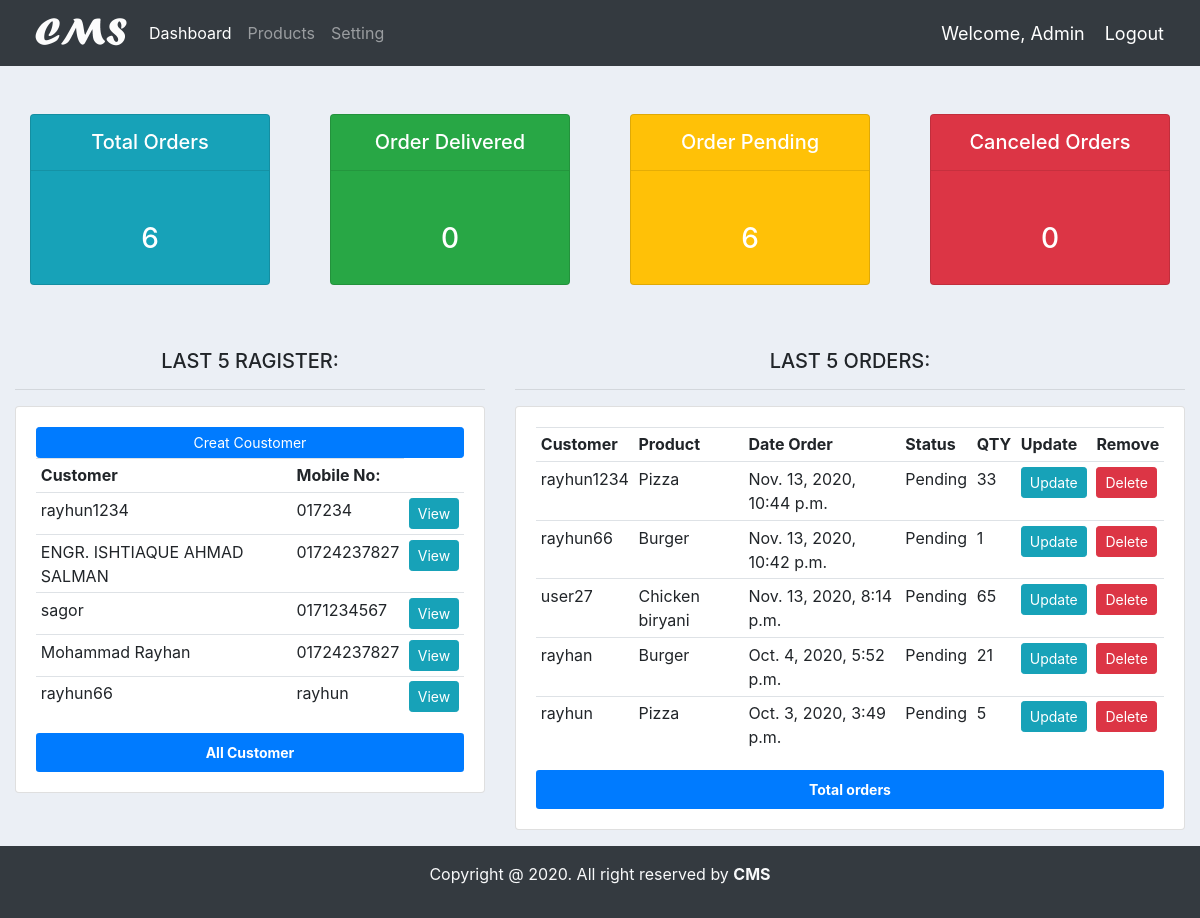
Page / (signed in) on the earlier database version.
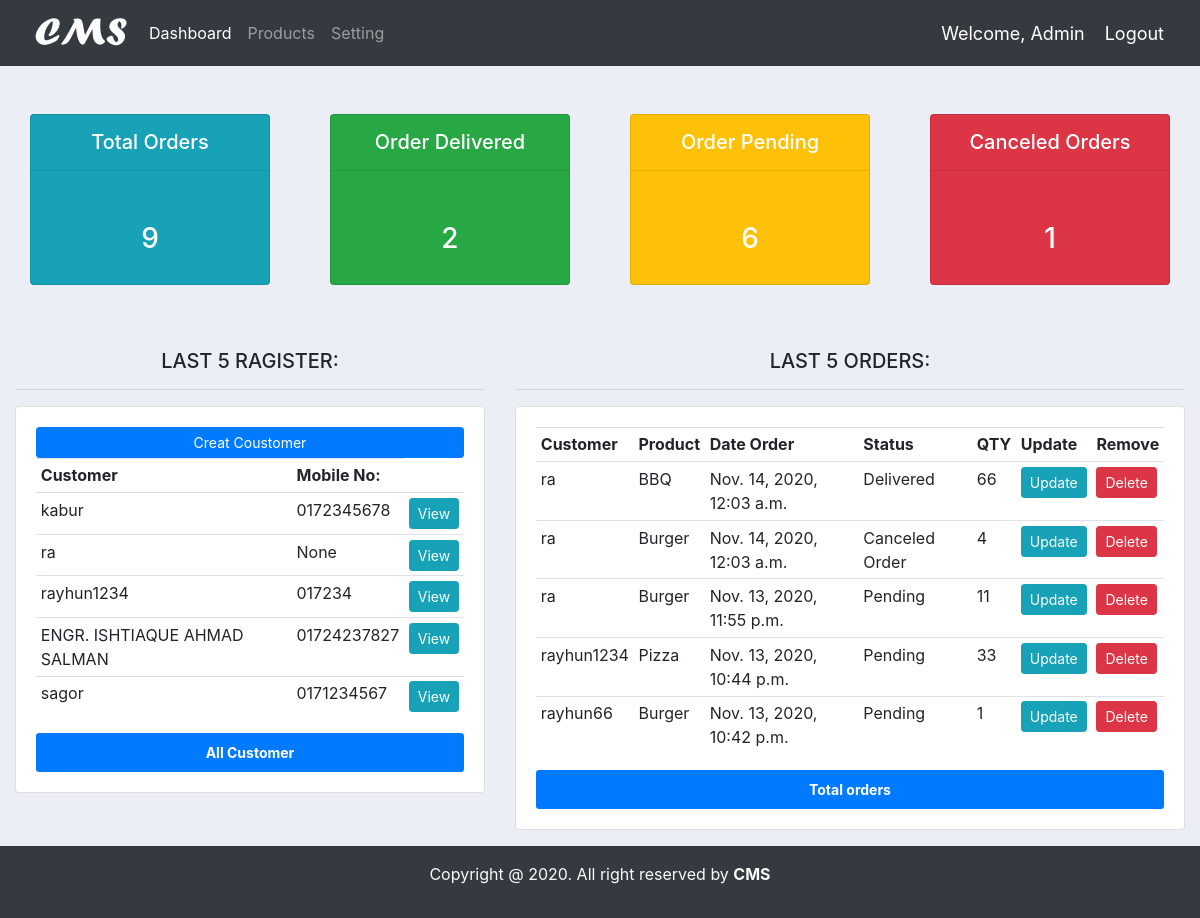
Same page on the later database version.
### accounts/models.py (models this page shows, shortened)
class Customer(models.Model):
    user = models.OneToOneField(User, null=True, blank=True, on_delete=models.CASCADE)
    name = models.CharField(max_length=200, null=True)
    phone = models.CharField(max_length=200, null=True)
    email = models.CharField(max_length=200, null=True)
    profile_pic = models.ImageField(default="demo.jpg", null=True, blank=True)
    date_created = models.DateTimeField(auto_now_add=True, null=True)
    def __str__(self):
        return str(self.name)

class Order(models.Model):
    STATUS = (
        ('Pending','Pending'),
        ('Canceled Order','Canceled Order'),
        ('Delivered','Delivered')
        )
    customer = models.ForeignKey(Customer, null=True, on_delete=models.SET_NULL)
    Product = models.ForeignKey(Product, null=True, on_delete=models.SET_NULL)
    date_created = models.DateTimeField(auto_now_add=True, null=True)
    statur = models.CharField(max_length=200, null=True, choices=STATUS)
    note = models.CharField(max_length=200, null=True)
    order_content = models.DecimalField(max_digits= 10000, null=True, decimal_places=0)

class Product(models.Model):
    CATAGORY = (
        ('Indoor','Indoor'),
        ('Out Door','Out Door'),
    )
    name = models.CharField(max_length=200, null=True)
    price = models.FloatField(null=True)
    catagory = models.CharField(max_length=200, null=True, choices=CATAGORY)
    descriprion = models.CharField(max_length=500 ,null=True, blank=True)
    data_created = models.DateTimeField(auto_now_add=True)
    tags = models.ManyToManyField(Tag)
    def __str__(self):
        return str(self.name)

### accounts/decorators.py (the view)
    def wrapper_func(request, *args, **kwargs):
        group = None
        if request.user.groups.exists():
            group = request.user.groups.all()[0].name
        if group == 'customer':
            return redirect('user_profile')
        elif group == 'admin':
            return view_func(request, *args, **kwargs)
        else:
            context = {}
            return render(request, 'accounts/customer_not_auth.html', context)

### accounts/views.py (called while the page is built)
@login_required(login_url='login')
@admin_only
def home(request):
    orders = Order.objects.all()
    last_five = orders.order_by('-date_created')[0:5]
    customers = Customer.objects.all()
    last_five_customer = customers.order_by('-date_created')[:5]
    total_orders = orders.count()
    order_delivered = orders.filter(statur='Delivered').count()
    order_pending = orders.filter(statur='Pending').count()
    order_cancels = orders.filter(statur='Canceled Order').count()
    context = {
        'last_five':last_five,
        'last_five_customer':last_five_customer,
        'total_orders':total_orders,
        'order_delivered':order_delivered,
        'order_pending':order_pending,
        'order_cancels':order_cancels
    }
    return render(request, 'accounts/dashbord.html',context)

### accounts/templates/accounts/dashbord.html
{% extends 'accounts/main.html' %}
{% block content %}
<div class="container-fluid">
    {% include 'accounts/status.html' %}
    <div class="row">
        <div class="col-md-5">
            <h5 class="text-center">LAST 5 RAGISTER:</h5>
            <hr>
            <div class="card card-body">
                <a class="btn btn-primary btn-sm btn-block" href="{% url 'create_customer' %}">Creat Coustomer</a>
                <table class="table table-sm">
                    <tr>
                        <th>Customer</th>
                        <th>Mobile No:</th>
                    </tr>
                    {% for customer in last_five_customer %}
                    <tr>
                        <td>{{ customer.name }}</td>
                        <td>{{ customer.phone }}</td>
                        <td><a class="btn btn-sm btn-info" href="{% url 'customer' customer.pk %}">View</a></td>
                    </tr>
                    {% endfor %}
                </table>
                <div class="see_all">
                    <a href="{% url 'customer_list_all' %}" class="bg-primary p-2 text-white btn btn-sm w-100">
                        <strong>All Customer</strong>
                    </a>
                </div>
            </div>
        </div>
        <div class="col-md-7">
            <h5 class="text-center">LAST 5 ORDERS:</h5>
            <hr>
            <div class="card card-body">
                <table class="table table-sm">
                    <tr>
                        <th>Customer</th>
                        <th>Product</th>
                        <th>Date Order</th>
                        <th>Status</th>
                        <th>QTY</th>
                        <th>Update</th>
                        <th>Remove</th>
                    </tr>
                    {% for order in last_five %}
                    <tr>
                        <td>{{ order.customer }}</td>
                        <td>{{ order.Product }}</td>
                        <td>{{ order.date_created }}</td>
                        <td>{{ order.statur }}</td>
                        <td>{{ order.order_content }}</td>
                        <td><a class="btn btn-sm btn-info" href="{% url 'update_order' order.pk %}">Update</a></td>
                        <td><a class="btn btn-sm btn-danger" href="{% url 'delete_order' order.pk %}">Delete</a></td>
                    </tr>
                    {% endfor %}
                </table>
                <a href="{% url 'order_list' %}" class="bg-primary p-2 text-white btn btn-sm w-100"><strong>Total orders</strong></a>
            </div>
        </div>
    </div>
</div>
{% endblock %}

Differences in the rows shown:
no longer on this page (row unchanged): Customer: name "Mohammad Rayhan", phone "01724237827"
no longer on this page (row unchanged): Customer: name "rayhun66", phone "rayhun"
no longer on this page (row unchanged): Order: customer "user27", Product "Chicken biryani", date_created "Nov. 13, 2020, 8:14 p.m.", statur "Pending", order_content "65"
no longer on this page (row unchanged): Order: customer "rayhan", Product "Burger", date_created "Oct. 4, 2020, 5:52 p.m.", statur "Pending", order_content "21"
no longer on this page (row unchanged): Order: customer "rayhun", Product "Pizza", date_created "Oct. 3, 2020, 3:49 p.m.", statur "Pending", order_content "5"
added Customer: name "kabur", phone "0172345678"
added Customer: name "ra", phone "None"
added Order: customer "ra", Product "BBQ", date_created "Nov. 14, 2020, 12:03 a.m.", statur "Delivered", order_content "66"
added Order: customer "ra", Product "Burger", date_created "Nov. 14, 2020, 12:03 a.m.", statur "Canceled Order", order_content "4"
added Order: customer "ra", Product "Burger", date_created "Nov. 13, 2020, 11:55 p.m.", statur "Pending", order_content "11"
Other differences:
{{ total_orders }}: "6" → "9"
{{ order_delivered }}: "0" → "2"
{{ order_cancels }}: "0" → "1"
